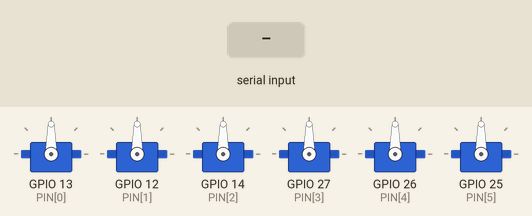
Simulated run of this sketch. Board: ESP32. On the bench: 6 × servo. The test bench sets the inputs (shaded band).

Above: at 1.2 s.
1.3 s: "90,45\n" received over Serial
At 2.1 s:
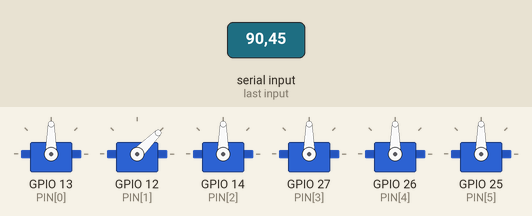
4.3 s: "30,150\n" received over Serial
At 4.8 s:
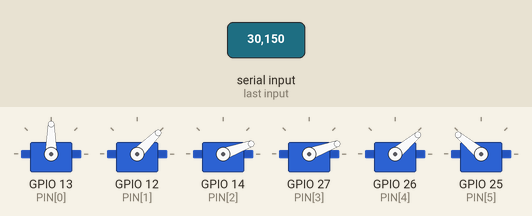
7.3 s: "90\n" received over Serial
At 8.2 s:
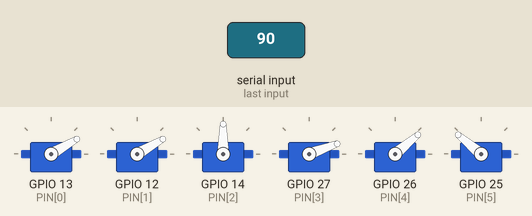
8.8 s: "200\n" received over Serial
At 10.2 s:
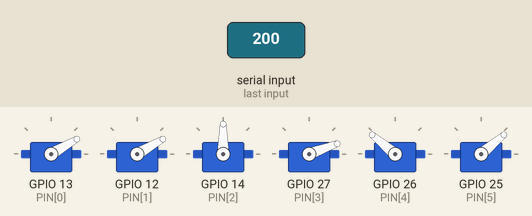
11.3 s: "5\n" received over Serial
At 14.1 s:
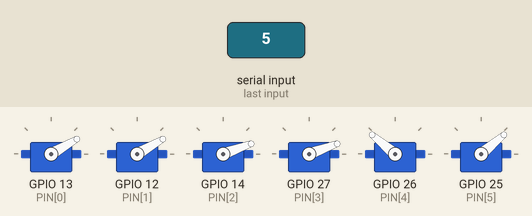
14.3 s: "90,45\n" received over Serial
At 14.8 s:
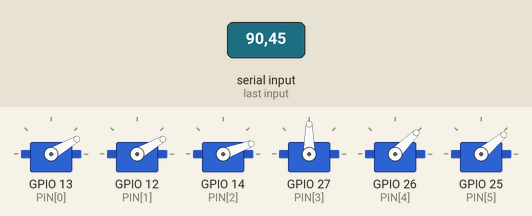
Timing chart, 0 to 16.8 s (numbered marks = the images above; inputs shaded):
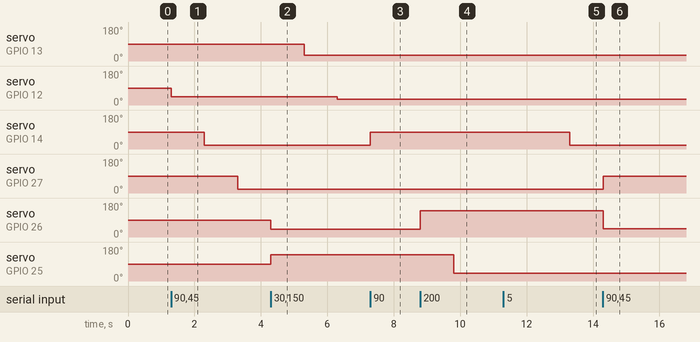

The sketch:

walker.ino
```cpp
/*
 * walker.ino — controlador de patas del robot bípedo (boceto para ESP32).
 *
 * El "cerebro" (la política RL) corre en una Raspberry Pi / PC y manda por serial
 * los ángulos de cada articulación. Este firmware los recibe y mueve los servos,
 * con límites de seguridad por articulación. En un bípedo real son >= 6 servos
 * (2 cadera, 2 rodilla, 2 tobillo); aquí se muestra el patrón con un arreglo.
 *
 * Seguridad: SIEMPRE limitar el ángulo por servo (clamp). Un comando fuera de rango
 * puede trabar o quemar un servo. Energiza los servos con fuente aparte, GND común.
 */
#include <ESP32Servo.h>

const int N = 6;                       // articulaciones
const int PIN[N]   = {13, 12, 14, 27, 26, 25};
const int MINA[N]  = {30, 30, 20, 20, 40, 40};   // límite inferior por servo (grados)
const int MAXA[N]  = {150,150,160,160,140,140};  // límite superior por servo
Servo servo[N];

void setup() {
  Serial.begin(115200);
  for (int i = 0; i < N; i++) { servo[i].attach(PIN[i]); servo[i].write(90); }
}

void loop() {
  // Protocolo: una línea "a0 a1 a2 a3 a4 a5\n" con los ángulos objetivo.
  if (Serial.available()) {
    for (int i = 0; i < N; i++) {
      int a = Serial.parseInt();
      a = constrain(a, MINA[i], MAXA[i]);   // clamp de seguridad por articulación
      servo[i].write(a);
    }
  }
}
```

Measured:
- after the input at 1.3 s, servo on GPIO 12 (PIN[1]): 90° → 45° at once; servo on GPIO 14 (PIN[2]): 90° → 20° after 1.0 s; servo on GPIO 27 (PIN[3]): 90° → 20° after 2.0 s
- after the input at 4.3 s, servo on GPIO 13 (PIN[0]): 90° → 30° after 1.0 s; servo on GPIO 12 (PIN[1]): 45° → 30° after 2.0 s; servo on GPIO 25 (PIN[5]): 90° → 140° at once
- after the input at 7.3 s, servo on GPIO 14 (PIN[2]): 20° → 90° at once
- after the input at 8.8 s, servo on GPIO 26 (PIN[4]): 40° → 140° at once; servo on GPIO 25 (PIN[5]): 140° → 40° after 1.0 s instead of 1.5 s
- after the input at 11.3 s, servo on GPIO 14 (PIN[2]): 90° → 20° after 2.0 s
- after the input at 14.3 s, servo on GPIO 27 (PIN[3]): 20° → 90° at once; servo on GPIO 26 (PIN[4]): 140° → 45° at once
